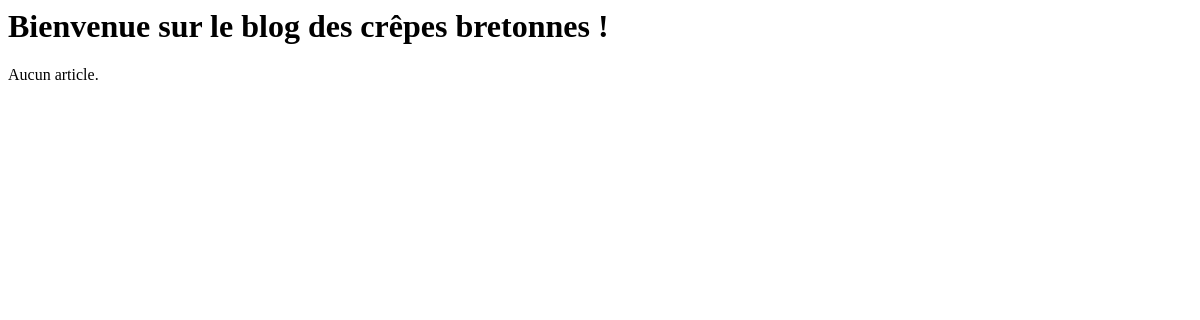
The page /blog/ on the database as committed earlier.
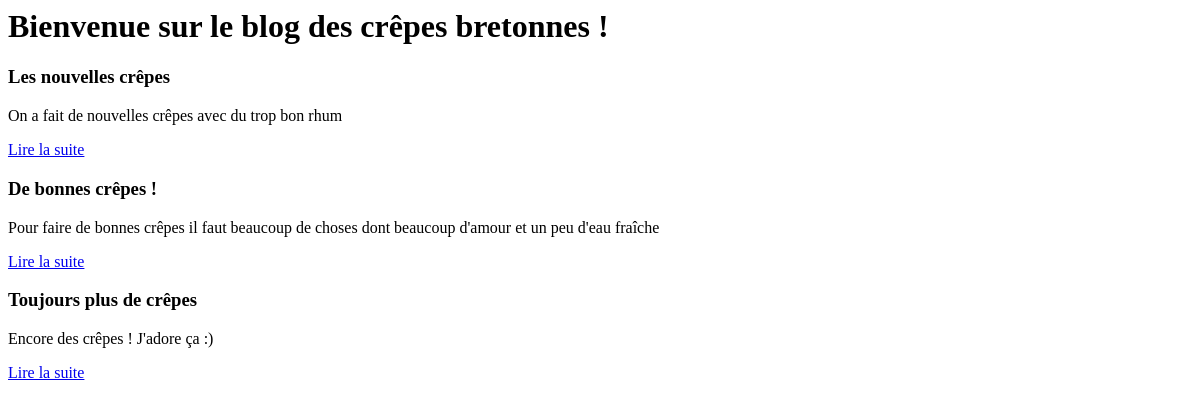
The same page on the database as committed later.
### blog/models.py (models this page shows, shortened)
class Article(models.Model):
    titre = models.CharField(max_length=100)
    slug = models.SlugField(max_length=100)
    auteur = models.CharField(max_length=42)
    contenu = models.TextField(null=True)
    date = models.DateTimeField(default=timezone.now,
                                verbose_name="Date de parution")
    categorie = models.ForeignKey('Categorie', on_delete=models.CASCADE)
    class Meta:
        verbose_name = "article"
        ordering = ['date']

### blog/views.py (the view)
# urls.py: path('', views.accueil, name='accueil'),
def accueil(request):
    articles = Article.objects.all()
    return render(request, 'blog/accueil.html', {'derniers_articles': articles})

### blog/templates/blog/accueil.html
<h1>Bienvenue sur le blog des crêpes bretonnes !</h1>
{% for article in derniers_articles %}
    <div class="article">
    	<h3>{{ article.titre }}</h3>
    	<p>{{ article.contenu|truncatewords_html:80 }}</p>
        <p><a href="{% url 'lire' id=article.id slug=article.slug %}">Lire la suite</a></p>
    </div>
{% empty %}
    <p>Aucun article.</p>
{% endfor %}

Rows that differ between the two databases and show on the page:
added Article: titre "Les nouvelles crêpes", contenu "On a fait de nouvelles crêpes avec du trop bon rhum"
added Article: titre "De bonnes crêpes !", contenu "Pour faire de bonnes crêpes il faut beaucoup de choses dont beaucoup d'amour et un peu d'eau fraîche"
added Article: titre "Toujours plus de crêpes", contenu "Encore des crêpes ! J'adore ça :)"
Other text that changed with them:
text no longer shown: "Aucun article."
